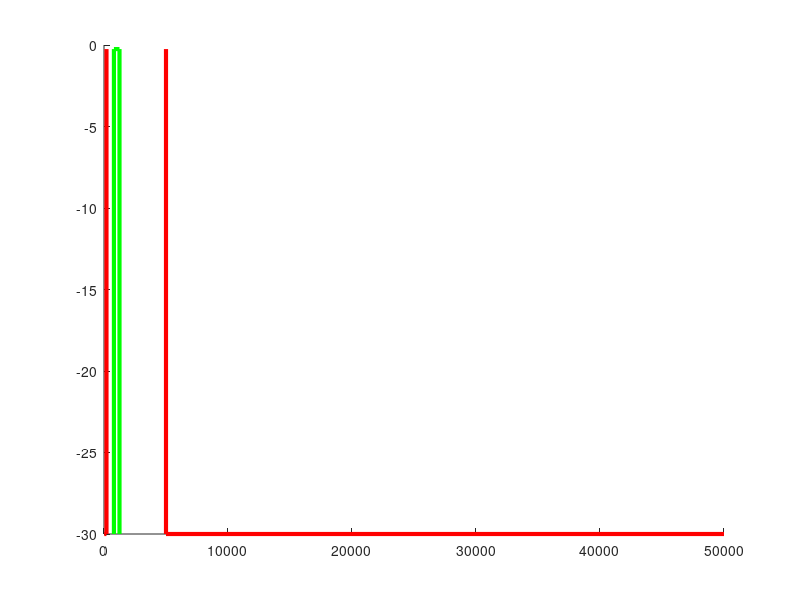

Here is the MATLAB script that generated this plot: (Note: this script raises an error after producing the figure.)
%SRA - Trabajo Practico de Laboratorio N°4
clc;
clear;
close all;
%% Parametros de Entrada
 fp=[800 1250]; %Banda de Paso [Hz]
 fs=[200 5000]; %Banda de Rechazo [Hz]
 Wp=2*pi*fp; %Banda de Paso [rad/s]
 Ws=2*pi*fs; %Banda de Rechazo [rad/s]
 Ap=0.25; %Atenuacion maxima en Banda de Paso [dB]
 As=30; %Atenuacion minima en Banda de Rechazo [dB]
%% Calculo de FT
 [n,Wp]=cheb1ord(Wp,Ws,Ap,As,'s');
 [num,den]=cheby1(n,Ap,Wp,'s');
 Filtro=tf(num,den) %Funcion de transferencia calculada
 [sos,g] = tf2sos(num,den); %Descomponemos en bicuadrativas
 %Implementacion como PasaAlto/PasaBajo
 PasaBajo=tf(2*g*sos(1,1:3),sos(1,4:6))
 PasaAlto=tf(1/2*sos(2,1:3),sos(2,4:6))
%% Graficos
 figure;
 hold on;
 %Especificaciones Filtro
 plot([fs(1)/10 fs(1) fs(1)],[-As -As -Ap],'Color','r','LineWidth',3);
 plot([fs(2) fs(2) fs(2)*10],[-Ap -As -As],'Color','r','LineWidth',3);
 plot([fp(1) fp(1) fp(2) fp(2)],[-As -Ap -Ap -As],'Color','g','LineWidth',3);
 %Filtro
 h = bodeplot(Filtro);
 p = getoptions(h);
 p.PhaseVisible='off';
 p.FreqUnits='Hz';
 p.Grid='on';
 setoptions(h,p);
 bode(PasaBajo);
 bode(PasaAlto);